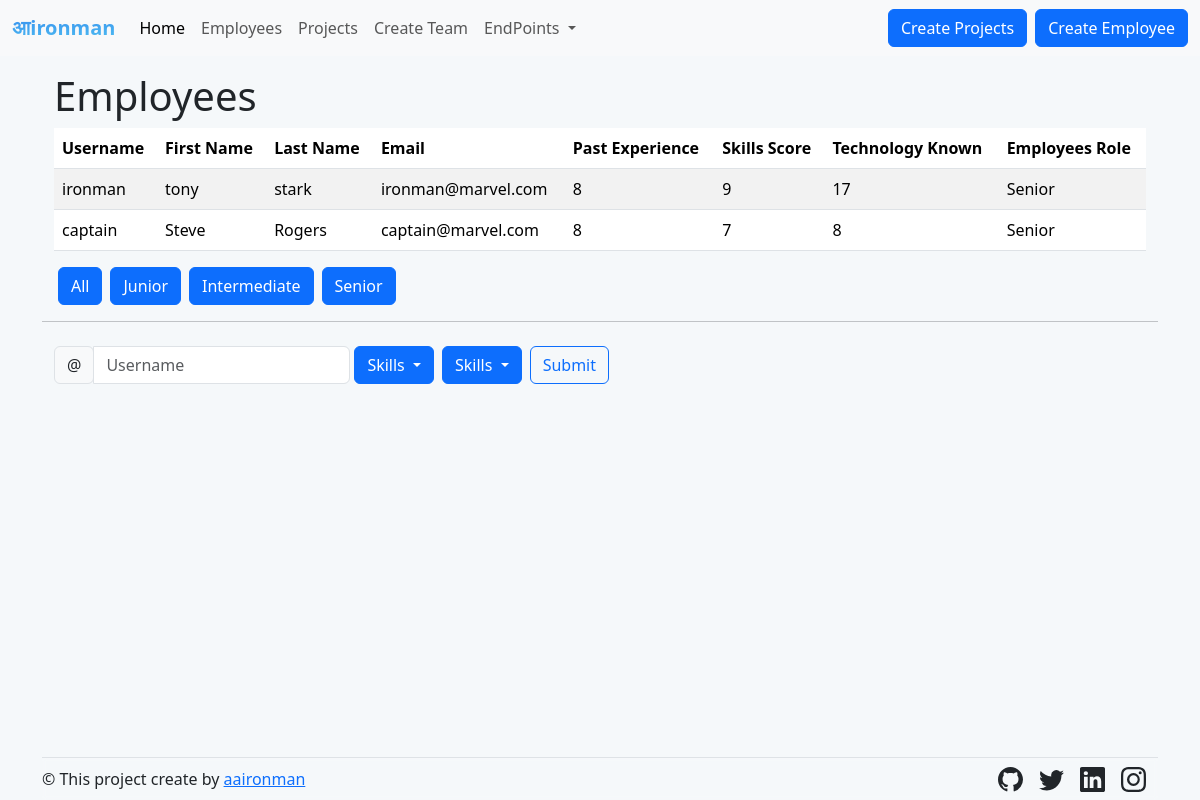
The page /2 (signed in) on the database its author committed.
### manageusers/models.py (models this page shows, shortened)
class employees(models.Model):
    username = models.CharField(max_length=20, unique=True)
    first_name = models.CharField(max_length=20)
    last_name = models.CharField(max_length=20)
    email = models.EmailField(unique=True)
    past_experience = models.IntegerField()
    skills_score = models.IntegerField()
    technology_known = models.PositiveIntegerField(null=True)
    employee_level = models.CharField(max_length=20, null=True)
    class Meta:
        db_table = "employees"
    class Meta:
        verbose_name_plural = "employees"

### manageusers/views.py (the view)
# urls.py: path('2', views.advance,name='2'),
def advance(request):
    if not request.user.is_authenticated:
        return redirect('login')
    users = employees.objects.filter(employee_level='Senior')
    return render(request, 'users.html', {'users': users})

### templates/users.html
{% extends "base.html" %}
{% block users %}
<div class="container">
{% include "users_table.html" %}
  <div class="my-4">
    {% include "update_tech.html" %}
  </div>
{% endblock users %}

### templates/users_table.html
<h1>Employees</h1>
    <table class="table table-striped">
      <thead>
        <tr>
          <th>Username</th>
          <th>First Name</th>
          <th>Last Name</th>
          <th>Email</th>
          <th>Past Experience</th>
          <th>Skills Score</th>
          <th>Technology Known</th>
          <th>Employees Role</th>
        </tr>
      </thead>
      <tbody>
        {% for user in users %}
        <tr>
          <td>{{ user.username }}</td>
          <td>{{ user.first_name }}</td>
          <td>{{ user.last_name }}</td>
          <td>{{ user.email }}</td>
          <td>{{ user.past_experience }}</td>
          <td>{{ user.skills_score }}</td>
          <td>{{ user.technology_known }}</td>
          <td>{{ user.employee_level }}</td>
        </tr>
        {% endfor %}
      </tbody>
    </table>
    <div class="btn-group " role="group" aria-label="Button group">
      <form method="get" action="fetchusers">
        <button type="submit" class="btn btn-primary mx-1 ">All</button>
      </form>
      <form method="get" action="0">
        <button type="submit" class="btn btn-primary mx-1 ">Junior</button>
      </form>
      <form method="get" action="1">
        <button type="submit" class="btn btn-primary mx-1 ">Intermediate</button>
      </form>
      <form method="get" action="2">
        <button type="submit" class="btn btn-primary mx-1 ">Senior</button>
      </form>
    </div>
  </div>
<hr>

### static/style.css (style rules this page uses)
body, html { background: #f5f8fa; height: 100%; margin: 0; overflow: hidden; position: relative; }

### rows shown on the page
employees: username "ironman", first_name "tony", last_name "stark", email "ironman@marvel.com", past_experience "8", skills_score "9", technology_known "17", employee_level "Senior"
employees: username "captain", first_name "Steve", last_name "Rogers", email "captain@marvel.com", past_experience "8", skills_score "7", technology_known "8", employee_level "Senior"
